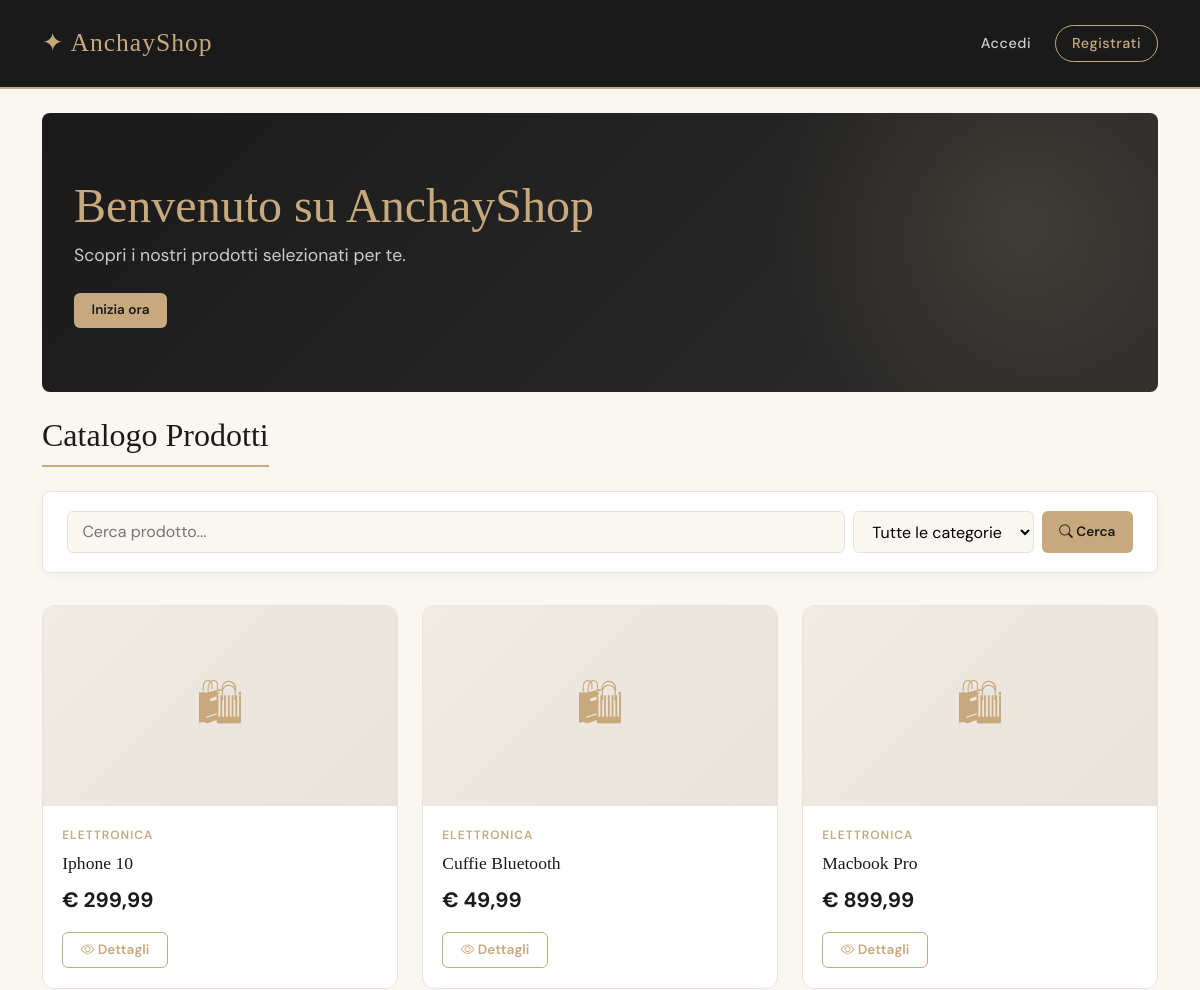
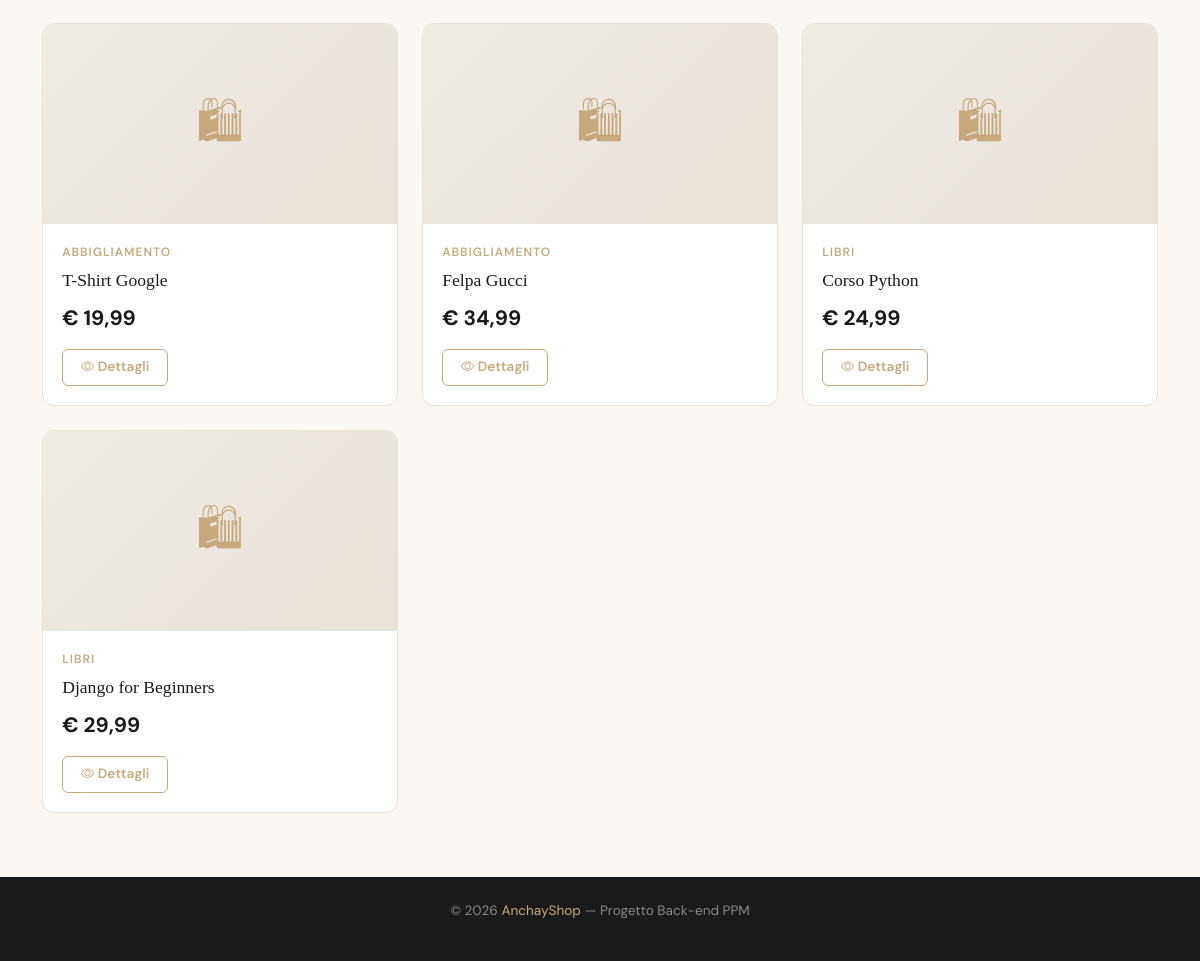
The page / on the database its author committed (2 pictures, top to bottom).
### store/models.py (models this page shows, shortened)
class Product(models.Model):
    category = models.ForeignKey(Category, on_delete=models.CASCADE, related_name='products')
    name = models.CharField(max_length=200)
    description = models.TextField()
    price = models.DecimalField(max_digits=10, decimal_places=2)
    stock = models.PositiveIntegerField(default=0)
    image = models.ImageField(upload_to='products/', blank=True, null=True)
    available = models.BooleanField(default=True)
    created_at = models.DateTimeField(auto_now_add=True)

class Category(models.Model):
    name = models.CharField(max_length=100)
    slug = models.SlugField(unique=True)

### store/views.py (the view)
# urls.py: path('', views.ProductListView.as_view(), name='product_list'),
class ProductListView(ListView):
    model = Product
    template_name = 'store/product_list.html'
    context_object_name = 'products'
    def get_queryset(self):
        queryset = Product.objects.filter(available=True)
        query = self.request.GET.get('q')
        category_slug = self.request.GET.get('category')
        if query:
            queryset = queryset.filter(name__icontains=query)
        if category_slug:
            queryset = queryset.filter(category__slug=category_slug)
        return queryset
    def get_context_data(self, **kwargs):
        context = super().get_context_data(**kwargs)
        context['categories'] = Category.objects.all()
        return context

### templates/store/product_list.html (shortened to what this page needs)
{% extends 'base.html' %}
{% block content %}
<div class="hero-banner rounded-3 mb-4">
    <h1>Benvenuto su AnchayShop</h1>
    <p>Scopri i nostri prodotti selezionati per te.</p>
    {% if not user.is_authenticated %}
        <a href="{% url 'accounts:register' %}" class="btn btn-gold mt-2">Inizia ora</a>
    {% endif %}
</div>
<h2 class="page-title">Catalogo Prodotti</h2>
<div class="search-bar d-flex gap-2 flex-wrap">
    <form method="get" class="d-flex gap-2 w-100">
        <input type="text" name="q" value="{{ request.GET.q }}" placeholder="Cerca prodotto..." class="flex-grow-1">
        <select name="category">
            <option value="">Tutte le categorie</option>
        </select>
        <button type="submit" class="btn btn-gold">
            <i class="bi bi-search"></i> Cerca
        </button>
    </form>
</div>
<div class="row g-4">
    {% for product in products %}
    <div class="col-md-4 col-sm-6">
        <div class="product-card">
            {% if product.image %}
                <img src="{{ product.image.url }}" alt="{{ product.name }}">
            {% else %}
                <div class="product-card-placeholder">🛍</div>
            {% endif %}
            <div class="product-card-body">
                <div class="product-category-badge">{{ product.category.name }}</div>
                <div class="product-name">{{ product.name }}</div>
                <div class="product-price mb-3">€ {{ product.price }}</div>
                <div class="d-flex gap-2">
                    <a href="{% url 'store:product_detail' product.pk %}" class="btn btn-outline-gold btn-sm">
                        <i class="bi bi-eye"></i> Dettagli
                    </a>
                </div>
            </div>
        </div>
    </div>
    {% empty %}
        <div class="col-12">
            <p class="text-muted">Nessun prodotto trovato.</p>
        </div>
    {% endfor %}
</div>
{% endblock %}

### templates/base.html (shortened to what this page needs)
<!DOCTYPE html>
<html lang="it">
<head>
    <link href="https://cdn.jsdelivr.net/npm/bootstrap@5.3.0/dist/css/bootstrap.min.css" rel="stylesheet">
    <link href="https://cdn.jsdelivr.net/npm/bootstrap-icons@1.11.0/font/bootstrap-icons.css" rel="stylesheet">
</head>
<body>
<nav class="navbar navbar-expand-lg">
    <div class="container">
        <a class="navbar-brand" href="{% url 'store:product_list' %}">✦ AnchayShop</a>
        <div class="collapse navbar-collapse" id="navbarNav">
            <div class="navbar-nav ms-auto align-items-center">
                {% if user.is_authenticated %}
                    {% if user.is_manager %}
                        <a class="nav-link" href="{% url 'store:manager_dashboard' %}">
                            <i class="bi bi-grid"></i> Dashboard
                        </a>
                    {% endif %}
                    <a class="nav-link" href="{% url 'store:cart' %}">
                        <i class="bi bi-bag"></i> Carrello
                    </a>
                    <a class="nav-link" href="{% url 'store:order_list' %}">
                        <i class="bi bi-receipt"></i> Ordini
                    </a>
                    <a class="nav-link special" href="{% url 'accounts:logout' %}">
                        <i class="bi bi-person"></i> {{ user.username }}
                    </a>
                {% else %}
                    <a class="nav-link" href="{% url 'accounts:login' %}">Accedi</a>
                    <a class="nav-link special" href="{% url 'accounts:register' %}">Registrati</a>
                {% endif %}
            </div>
        </div>
    </div>
</nav>
<div class="container mt-4">
    {% block content %}{% endblock %}
</div>
<footer>
    <p>© 2026 <span>AnchayShop</span> — Progetto Back-end PPM</p>
</footer>
</body>
</html>

### templates/base.html (style rules this page uses)
:root { --cream: #FAF7F2; --dark: #1A1A1A; --accent: #C8A97E; --accent-dark: #A8895E; --muted: #6B6B6B; --card-bg: #FFFFFF; --border: #E8E2D9; }
* { box-sizing: border-box; }
body { font-family: 'DM Sans', sans-serif; background-color: var(--cream); color: var(--dark); min-height: 100vh; }
.navbar { background-color: var(--dark) !important; padding: 1.2rem 0; border-bottom: 2px solid var(--accent); }
.navbar-brand { font-family: 'Playfair Display', serif; font-size: 1.6rem; color: var(--accent) !important; letter-spacing: 1px; }
.nav-link { color: #ccc !important; font-size: 0.9rem; font-weight: 500; letter-spacing: 0.5px; padding: 0.4rem 1rem !important; transition: color 0.2s; }
.nav-link.special { border: 1px solid var(--accent); border-radius: 20px; color: var(--accent) !important; margin-left: 0.5rem; }
.hero-banner { background: linear-gradient(135deg, var(--dark) 0%, #2d2d2d 100%); color: white; padding: 4rem 2rem; margin-bottom: 3rem; position: relative; overflow: hidden; }
.hero-banner::before { content: ''; position: absolute; top: -50%; right: -10%; width: 500px; height: 500px; background: radial-gradient(circle, rgba(200,169,126,0.15) 0%, transparent 70%); border-radius: 50%; }
.hero-banner h1 { font-family: 'Playfair Display', serif; font-size: 3rem; color: var(--accent); }
.hero-banner p { color: #ccc; font-size: 1.1rem; max-width: 500px; }
.product-card { background: var(--card-bg); border: 1px solid var(--border); border-radius: 12px; overflow: hidden; transition: transform 0.25s, box-shadow 0.25s; height: 100%; }
.product-card-placeholder { width: 100%; height: 200px; background: linear-gradient(135deg, #f0ebe3, #e8e2d9); display: flex; align-items: center; justify-content: center; font-size: 3rem; color: var(--accent); }
.product-card-body { padding: 1.2rem; }
.product-category-badge { font-size: 0.75rem; font-weight: 600; text-transform: uppercase; letter-spacing: 1px; color: var(--accent); margin-bottom: 0.4rem; }
.product-name { font-family: 'Playfair Display', serif; font-size: 1.1rem; margin-bottom: 0.5rem; color: var(--dark); }
.product-price { font-size: 1.3rem; font-weight: 700; color: var(--dark); }
.btn-gold { background-color: var(--accent); color: var(--dark); border: none; font-weight: 600; border-radius: 6px; padding: 0.45rem 1.1rem; font-size: 0.85rem; transition: background-color 0.2s; }
.btn-outline-gold { border: 1.5px solid var(--accent); color: var(--accent); background: transparent; font-weight: 600; border-radius: 6px; padding: 0.45rem 1.1rem; font-size: 0.85rem; transition: all 0.2s; }
.search-bar { background: white; border: 1.5px solid var(--border); border-radius: 8px; padding: 1.2rem 1.5rem; margin-bottom: 2rem; box-shadow: 0 2px 8px rgba(0,0,0,0.04); }
.search-bar input, .search-bar select { border: 1.5px solid var(--border); border-radius: 6px; padding: 0.5rem 0.9rem; font-family: 'DM Sans', sans-serif; background: var(--cream); }
.page-title { font-family: 'Playfair Display', serif; font-size: 2rem; color: var(--dark); margin-bottom: 1.5rem; padding-bottom: 0.7rem; border-bottom: 2px solid var(--accent); display: inline-block; }
footer { background: var(--dark); color: #888; text-align: center; padding: 1.5rem; margin-top: 4rem; font-size: 0.85rem; }
footer span { color: var(--accent); }

### rows shown on the page
Product: category.name "ELETTRONICA", name "Iphone 10", price "299,99"
Product: category.name "ELETTRONICA", name "Cuffie Bluetooth", price "49,99"
Product: category.name "ELETTRONICA", name "Macbook Pro", price "899,99"
Product: category.name "ABBIGLIAMENTO", name "T-Shirt Google", price "19,99"
Product: category.name "ABBIGLIAMENTO", name "Felpa Gucci", price "34,99"
Product: category.name "LIBRI", name "Corso Python", price "24,99"
Product: category.name "LIBRI", name "Django for Beginners", price "29,99"
